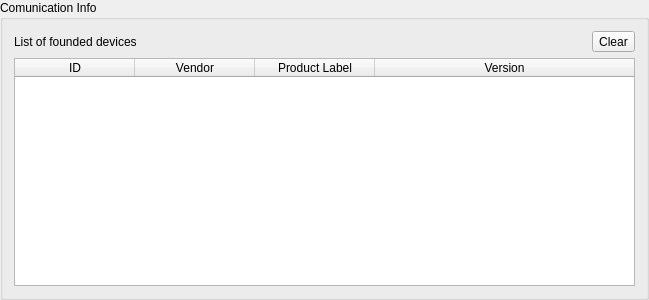
<?xml version="1.0" encoding="UTF-8"?>
<ui version="4.0">
 <class>ConnectionLog</class>
 <widget class="QWidget" name="ConnectionLog">
  <property name="geometry">
   <rect>
    <x>0</x>
    <y>0</y>
    <width>649</width>
    <height>300</height>
   </rect>
  </property>
  <property name="windowTitle">
   <string>ConnectionLog</string>
  </property>
  <layout class="QGridLayout" name="gridLayout">
   <property name="leftMargin">
    <number>0</number>
   </property>
   <property name="topMargin">
    <number>0</number>
   </property>
   <property name="rightMargin">
    <number>0</number>
   </property>
   <property name="bottomMargin">
    <number>0</number>
   </property>
   <property name="spacing">
    <number>0</number>
   </property>
   <item row="0" column="0">
    <widget class="QGroupBox" name="groupBox_3">
     <property name="title">
      <string>Comunication Info</string>
     </property>
     <layout class="QGridLayout" name="gridLayout_3">
      <item row="1" column="0">
       <layout class="QVBoxLayout" name="verticalLayout_3" stretch="0,0">
        <item>
         <layout class="QHBoxLayout" name="horizontalLayout_5">
          <item>
           <widget class="QLabel" name="label_4">
            <property name="text">
             <string>List of founded devices</string>
            </property>
           </widget>
          </item>
          <item>
           <spacer name="horizontalSpacer">
            <property name="orientation">
             <enum>Qt::Horizontal</enum>
            </property>
            <property name="sizeHint" stdset="0">
             <size>
              <width>40</width>
              <height>20</height>
             </size>
            </property>
           </spacer>
          </item>
          <item>
           <widget class="QToolButton" name="toolButton">
            <property name="text">
             <string>Clear</string>
            </property>
           </widget>
          </item>
         </layout>
        </item>
        <item>
         <widget class="QTableWidget" name="tableWidget">
          <attribute name="horizontalHeaderCascadingSectionResizes">
           <bool>false</bool>
          </attribute>
          <attribute name="horizontalHeaderDefaultSectionSize">
           <number>120</number>
          </attribute>
          <attribute name="horizontalHeaderStretchLastSection">
           <bool>true</bool>
          </attribute>
          <attribute name="verticalHeaderVisible">
           <bool>false</bool>
          </attribute>
          <attribute name="verticalHeaderDefaultSectionSize">
           <number>20</number>
          </attribute>
          <attribute name="verticalHeaderMinimumSectionSize">
           <number>20</number>
          </attribute>
          <column>
           <property name="text">
            <string>ID</string>
           </property>
          </column>
          <column>
           <property name="text">
            <string>Vendor</string>
           </property>
          </column>
          <column>
           <property name="text">
            <string>Product Label</string>
           </property>
          </column>
          <column>
           <property name="text">
            <string>Version</string>
           </property>
          </column>
         </widget>
        </item>
       </layout>
      </item>
     </layout>
    </widget>
   </item>
  </layout>
 </widget>
 <layoutdefault spacing="6" margin="11"/>
 <resources/>
 <connections/>
</ui>
